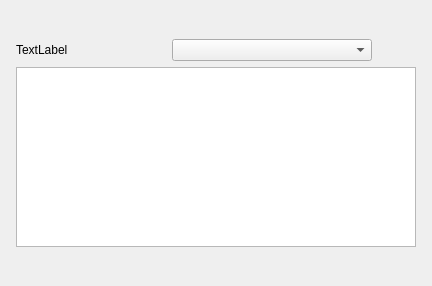
<?xml version="1.0" encoding="UTF-8"?>
<ui version="4.0">
 <class>qtvUITabSource</class>
 <widget class="QWidget" name="qtvUITabSource">
  <property name="geometry">
   <rect>
    <x>0</x>
    <y>0</y>
    <width>432</width>
    <height>286</height>
   </rect>
  </property>
  <property name="windowTitle">
   <string>Form</string>
  </property>
  <layout class="QHBoxLayout" name="horizontalLayout_2">
   <item>
    <spacer name="space_0">
     <property name="orientation">
      <enum>Qt::Horizontal</enum>
     </property>
     <property name="sizeHint" stdset="0">
      <size>
       <width>40</width>
       <height>20</height>
      </size>
     </property>
    </spacer>
   </item>
   <item>
    <layout class="QVBoxLayout" name="layout_0">
     <item>
      <spacer name="space2">
       <property name="orientation">
        <enum>Qt::Vertical</enum>
       </property>
       <property name="sizeHint" stdset="0">
        <size>
         <width>20</width>
         <height>40</height>
        </size>
       </property>
      </spacer>
     </item>
     <item>
      <layout class="QHBoxLayout" name="layout_1">
       <item>
        <widget class="QLabel" name="lb_source">
         <property name="minimumSize">
          <size>
           <width>150</width>
           <height>0</height>
          </size>
         </property>
         <property name="maximumSize">
          <size>
           <width>150</width>
           <height>16777215</height>
          </size>
         </property>
         <property name="text">
          <string>TextLabel</string>
         </property>
        </widget>
       </item>
       <item>
        <widget class="QComboBox" name="cb_source">
         <property name="minimumSize">
          <size>
           <width>200</width>
           <height>0</height>
          </size>
         </property>
         <property name="maximumSize">
          <size>
           <width>200</width>
           <height>16777215</height>
          </size>
         </property>
        </widget>
       </item>
       <item>
        <spacer name="horizontalSpacer">
         <property name="orientation">
          <enum>Qt::Horizontal</enum>
         </property>
         <property name="sizeHint" stdset="0">
          <size>
           <width>40</width>
           <height>20</height>
          </size>
         </property>
        </spacer>
       </item>
      </layout>
     </item>
     <item>
      <widget class="qtvUITableBase" name="table_source">
       <property name="minimumSize">
        <size>
         <width>400</width>
         <height>0</height>
        </size>
       </property>
      </widget>
     </item>
     <item>
      <spacer name="space_3">
       <property name="orientation">
        <enum>Qt::Vertical</enum>
       </property>
       <property name="sizeHint" stdset="0">
        <size>
         <width>20</width>
         <height>40</height>
        </size>
       </property>
      </spacer>
     </item>
    </layout>
   </item>
   <item>
    <spacer name="space_1">
     <property name="orientation">
      <enum>Qt::Horizontal</enum>
     </property>
     <property name="sizeHint" stdset="0">
      <size>
       <width>40</width>
       <height>20</height>
      </size>
     </property>
    </spacer>
   </item>
  </layout>
 </widget>
 <customwidgets>
  <customwidget>
   <class>qtvUITableBase</class>
   <extends>QTableWidget</extends>
   <header>ui/base/qtv_ui_table.h</header>
  </customwidget>
 </customwidgets>
 <resources/>
 <connections/>
</ui>
